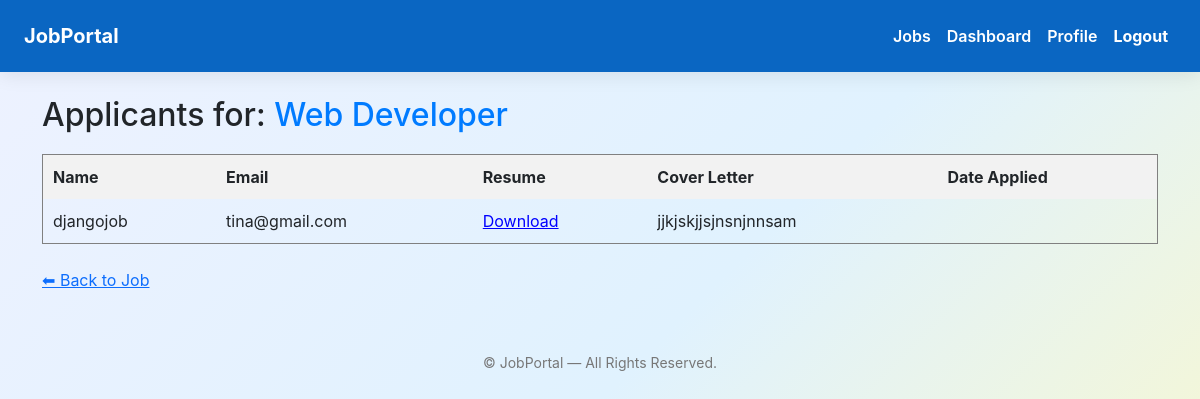
Page /jobs/applications/1/ (signed in) on the committed database.
### jobs/models.py (models this page shows, shortened)
class Job(models.Model):
    owner = models.ForeignKey(settings.AUTH_USER_MODEL, on_delete=models.CASCADE)
    title = models.CharField(max_length=255)
    company = models.CharField(max_length=255)
    location = models.CharField(max_length=255)
    job_type = models.CharField(max_length=50)
    salary = models.CharField(max_length=100, blank=True, null=True)
    description = models.TextField()
    created_at = models.DateTimeField(auto_now_add=True)

class Application(models.Model):
    job = models.ForeignKey(Job, on_delete=models.CASCADE)
    applicant = models.ForeignKey(settings.AUTH_USER_MODEL, on_delete=models.CASCADE)
    resume = models.FileField(upload_to='resumes/')
    cover_letter = models.TextField()
    applied_at = models.DateTimeField(auto_now_add=True)

### accounts/models.py (models this page shows)
class User(AbstractUser):
    ROLE_CHOICES = (
        ('jobseeker', 'Job Seeker'),
        ('employer', 'Employer'),
    )
    role = models.CharField(max_length=20, choices=ROLE_CHOICES)

### jobs/views.py (the view)
# urls.py: path('applications/<int:job_id>/', views.view_applications, name='applications'),
@login_required
def view_applications(request, job_id):
    job = get_object_or_404(Job, id=job_id, owner=request.user)
    applications = Application.objects.filter(job=job)
    return render(request, 'jobs/applications.html', {
        'job': job,
        'applications': applications
    })

### jobs/templates/jobs/applications.html
{% extends 'base.html' %}
{% load static %}
{% block content %}
<h2>Applicants for: <span style="color:#007bff;">{{ job.title }}</span></h2>
<table border="1" cellpadding="10" style="width:100%; border-collapse:collapse; margin-top:20px;">
    <tr style="background:#f2f2f2;">
        <th>Name</th>
        <th>Email</th>
        <th>Resume</th>
        <th>Cover Letter</th>
        <th>Date Applied</th>
    </tr>
    {% for app in applications %}
    <tr>
        <td>{{ app.applicant.username }}</td>
        <td>{{ app.applicant.email }}</td>
        <td><a href="{{ app.resume.url }}" download style="color:blue;">Download</a></td>
        <td>{{ app.cover_letter }}</td>
        <td>{{ app.created_at }}</td>
    </tr>
    {% empty %}
    <tr>
        <td colspan="5" style="text-align:center; padding:15px;">No applications yet.</td>
    </tr>
    {% endfor %}
</table>
<br>
<a href="{% url 'job_detail' job.id %}">⬅ Back to Job</a>
{% endblock %}

### static/css/style.css (style rules this page uses)
body { margin: 0; padding: 0; font-family: 'Inter', sans-serif; background: linear-gradient(135deg, #eef2ff, #e0f2fe, #fef9c3); background-attachment: fixed; }

### rows in the picture
Job: title "Web Developer"
Application: applicant.username "djangojob", applicant.email "tina@gmail.com", cover_letter "jjkjskjjsjnsnjnnsam"
